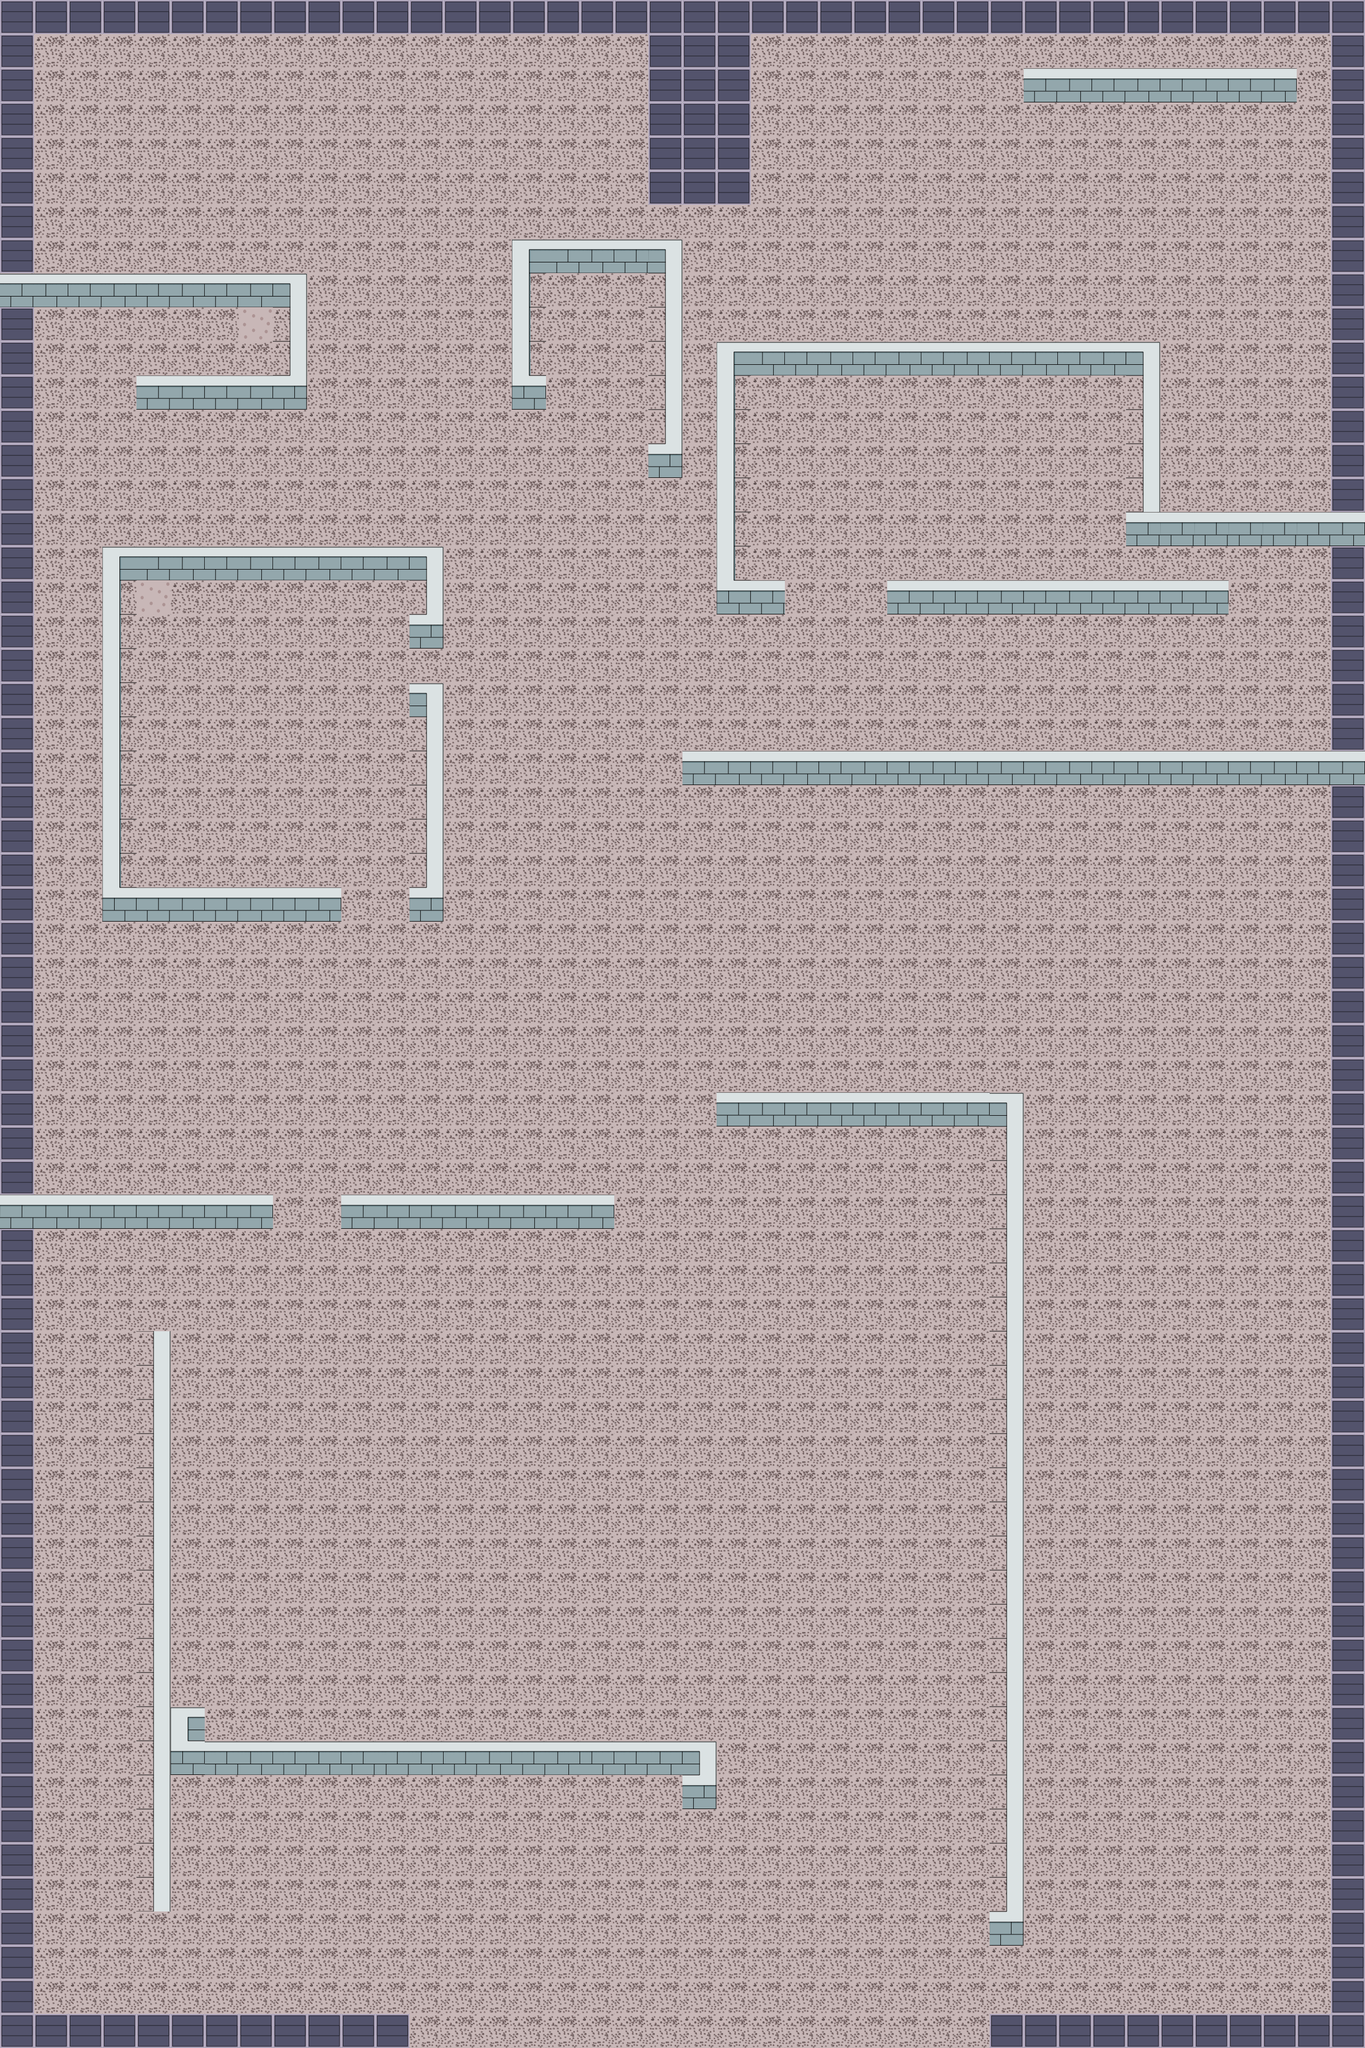

Tiled map render using the project's own tile images. Description and the map definition, with tile-layer contents summarised, below:
An orthogonal 40x60 tile map with 64x64 px tiles, 2 tile layers (layer0, layer1) and 125 objects (b, a, 2, 3, 4).

<map version="1.0" orientation="orthogonal" width="40" height="60" tilewidth="64" tileheight="64">
 <tileset firstgid="1" name="tilesheet-1" tilewidth="64" tileheight="64" spacing="4" margin="2">
  <image source="tilesheet-1_2x-fixed.png" width="816" height="1224" />
 </tileset>
 <layer name="layer0" width="40" height="60">
  <data>[2400 cells, 2400 non-empty, 3 distinct tile ids]</data>
 </layer>
 <layer name="layer1" width="40" height="60">
  <data>[2400 cells, 220 non-empty, 10 distinct tile ids]</data>
 </layer>
 <objectgroup draworder="topdown" name="solids" width="40" height="60">
  <object x="989" y="448" width="264" height="68" />
  <object x="771" y="1282" width="29" height="445" />
  <object x="221" y="1018" width="19" height="707" />
  <object x="512" y="569" width="30" height="200" />
  <object x="1" y="514" width="540" height="58" />
  <object x="257" y="700" width="269" height="68" />
  <object x="991" y="515" width="31" height="250" />
  <object x="768" y="1089" width="39" height="125" />
  <object x="251" y="1029" width="549" height="65" />
  <object x="1939" y="1006" width="118" height="59" />
  <object x="1963" y="527" width="118" height="59" />
  <object x="2" y="2243" width="510" height="59" />
  <object x="1219" y="515" width="33" height="365" />
  <object x="5" y="3" width="2557" height="62" />
  <object x="1217" y="1" width="184" height="383" />
  <object x="223" y="1671" width="412" height="68" />
  <object x="5" y="66" width="54" height="441" />
  <object x="2" y="581" width="60" height="1656" />
  <object x="0" y="2305" width="63" height="1538" />
  <object x="65" y="3780" width="701" height="65" />
  <object x="1862" y="3771" width="701" height="65" />
  <object x="2498" y="1475" width="64" height="2292" />
  <object x="642" y="2246" width="510" height="59" />
  <object x="1342" y="2052" width="510" height="59" />
  <object x="1657" y="1092" width="646" height="56" />
  <object x="2109" y="964" width="452" height="62" />
  <object x="1401" y="645" width="743" height="62" />
  <object x="1922" y="130" width="507" height="59" />
  <object x="1377" y="645" width="30" height="498" />
  <object x="2115" y="648" width="30" height="331" />
 </objectgroup>
 <objectgroup draworder="topdown" name="generator-defendant" width="40" height="60">
  <object name="b" x="265" y="1103" width="26" height="26" />
  <object name="a" x="476" y="600" width="31" height="26" />
 </objectgroup>
 <objectgroup draworder="topdown" name="generator-attacker" width="40" height="60" opacity="0.99">
  <object name="2" x="1995" y="547" width="64" height="29" />
  <object name="3" x="1982" y="1028" width="34" height="28" />
  <object name="4" x="1896" y="263" width="29" height="27" />
 </objectgroup>
 <objectgroup draworder="topdown" name="goal" width="40" height="60">
  <object x="768" y="3768" width="1086" height="95" />
 </objectgroup>
 <objectgroup draworder="topdown" name="defendants" width="40" height="60">
  <object x="439" y="3130">
   <ellipse />
  </object>
  <object x="528" y="1429">
   <ellipse />
  </object>
  <object x="2041" y="3288">
   <ellipse />
  </object>
  <object x="2058" y="3266">
   <ellipse />
  </object>
  <object x="610" y="1183">
   <ellipse />
  </object>
  <object x="2001" y="3335">
   <ellipse />
  </object>
  <object x="2051" y="3319">
   <ellipse />
  </object>
  <object x="2027" y="3262">
   <ellipse />
  </object>
  <object x="335" y="1207">
   <ellipse />
  </object>
  <object x="349" y="1233">
   <ellipse />
  </object>
  <object x="1940" y="3247">
   <ellipse />
  </object>
  <object x="1956" y="3269">
   <ellipse />
  </object>
  <object x="394" y="1172">
   <ellipse />
  </object>
  <object x="1982" y="3234">
   <ellipse />
  </object>
  <object x="425" y="1176">
   <ellipse />
  </object>
  <object x="2015" y="3234">
   <ellipse />
  </object>
  <object x="320" y="1152">
   <ellipse />
  </object>
  <object x="453" y="3169">
   <ellipse />
  </object>
  <object x="522" y="3113">
   <ellipse />
  </object>
  <object x="551" y="3173">
   <ellipse />
  </object>
  <object x="1283" y="1413" width="1284" height="59" />
  <object x="2490" y="66" width="72" height="1346" />
  <object x="1858" y="2050" width="32" height="1594" />
  <object x="256" y="2497" width="38" height="1086" />
  <object x="353" y="3203" width="32" height="60" />
  <object x="1280" y="3332" width="32" height="60" />
  <object x="352" y="3268" width="962" height="60" />
 </objectgroup>
 <objectgroup draworder="topdown" name="attackers" width="40" height="60">
  <object x="501" y="141">
   <ellipse />
  </object>
  <object x="529" y="142">
   <ellipse />
  </object>
  <object x="692" y="204">
   <ellipse />
  </object>
  <object x="554" y="141">
   <ellipse />
  </object>
  <object x="692" y="229">
   <ellipse />
  </object>
  <object x="554" y="166">
   <ellipse />
  </object>
  <object x="529" y="167">
   <ellipse />
  </object>
  <object x="501" y="166">
   <ellipse />
  </object>
  <object x="478" y="173">
   <ellipse />
  </object>
  <object x="569" y="191">
   <ellipse />
  </object>
  <object x="544" y="192">
   <ellipse />
  </object>
  <object x="516" y="191">
   <ellipse />
  </object>
  <object x="535" y="251">
   <ellipse />
  </object>
  <object x="497" y="202">
   <ellipse />
  </object>
  <object x="560" y="225">
   <ellipse />
  </object>
  <object x="778" y="349">
   <ellipse />
  </object>
  <object x="789" y="312">
   <ellipse />
  </object>
  <object x="779" y="284">
   <ellipse />
  </object>
  <object x="988" y="135">
   <ellipse />
  </object>
  <object x="507" y="250">
   <ellipse />
  </object>
  <object x="535" y="226">
   <ellipse />
  </object>
  <object x="570" y="303">
   <ellipse />
  </object>
  <object x="560" y="250">
   <ellipse />
  </object>
  <object x="507" y="225">
   <ellipse />
  </object>
  <object x="1142" y="343">
   <ellipse />
  </object>
  <object x="972" y="165">
   <ellipse />
  </object>
  <object x="919" y="165">
   <ellipse />
  </object>
  <object x="891" y="164">
   <ellipse />
  </object>
  <object x="1083" y="284">
   <ellipse />
  </object>
  <object x="1114" y="367">
   <ellipse />
  </object>
  <object x="1108" y="283">
   <ellipse />
  </object>
  <object x="1157" y="393">
   <ellipse />
  </object>
  <object x="1089" y="368">
   <ellipse />
  </object>
  <object x="1151" y="309">
   <ellipse />
  </object>
  <object x="891" y="189">
   <ellipse />
  </object>
  <object x="1114" y="342">
   <ellipse />
  </object>
  <object x="1104" y="393">
   <ellipse />
  </object>
  <object x="897" y="273">
   <ellipse />
  </object>
  <object x="1070" y="308">
   <ellipse />
  </object>
  <object x="897" y="248">
   <ellipse />
  </object>
  <object x="1076" y="392">
   <ellipse />
  </object>
  <object x="1089" y="343">
   <ellipse />
  </object>
  <object x="1123" y="308">
   <ellipse />
  </object>
  <object x="1098" y="309">
   <ellipse />
  </object>
  <object x="1142" y="368">
   <ellipse />
  </object>
  <object x="1129" y="392">
   <ellipse />
  </object>
  <object x="944" y="164">
   <ellipse />
  </object>
  <object x="1136" y="284">
   <ellipse />
  </object>
  <object x="888" y="142">
   <ellipse />
  </object>
  <object x="742" y="238">
   <ellipse />
  </object>
  <object x="773" y="212">
   <ellipse />
  </object>
  <object x="753" y="201">
   <ellipse />
  </object>
  <object x="780" y="235">
   <ellipse />
  </object>
  <object x="718" y="225">
   <ellipse />
  </object>
  <object x="725" y="200">
   <ellipse />
  </object>
  <object x="888" y="117">
   <ellipse />
  </object>
  <object x="739" y="340">
   <ellipse />
  </object>
  <object x="753" y="367">
   <ellipse />
  </object>
  <object x="725" y="366">
   <ellipse />
  </object>
  <object x="711" y="339">
   <ellipse />
  </object>
  <object x="548" y="277">
   <ellipse />
  </object>
  <object x="576" y="278">
   <ellipse />
  </object>
 </objectgroup>
</map>